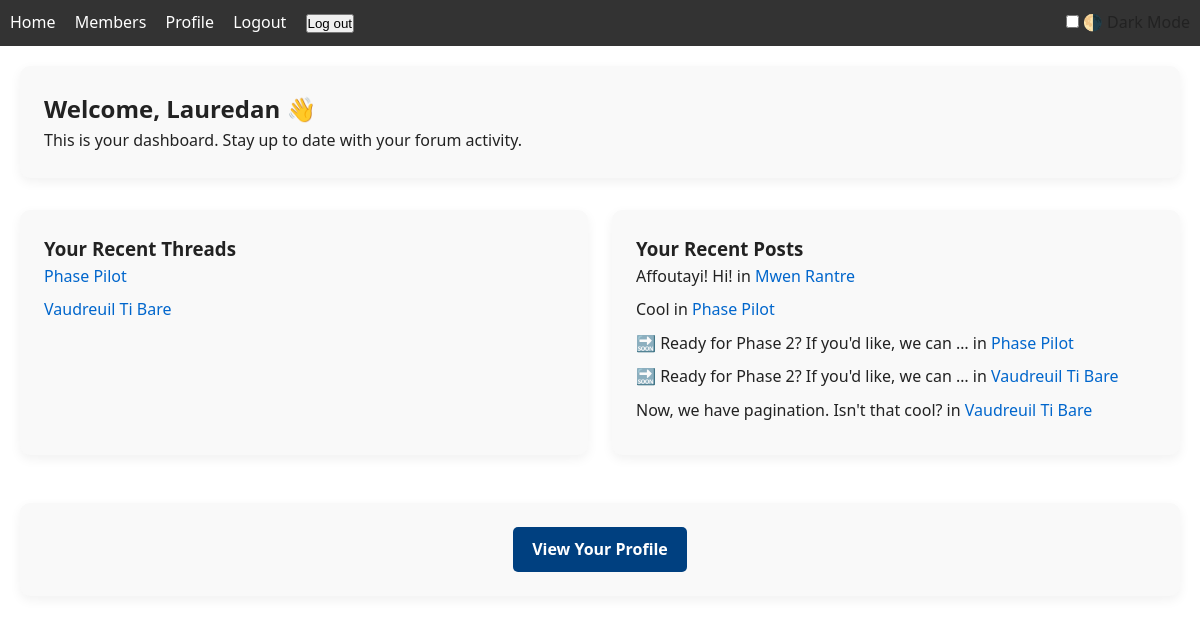
The page /accounts/dashboard/ (signed in) on the database its author committed.
### forum/models.py (models this page shows, shortened)
class Thread(models.Model):
    category = models.ForeignKey(Category, on_delete=models.CASCADE, related_name='threads')
    title = models.CharField(max_length=200)
    slug = models.SlugField()
    creator = models.ForeignKey(User, on_delete=models.CASCADE, related_name='forum_threads')
    created_at = models.DateTimeField(auto_now_add=True)
    class Meta:
        unique_together = ('category', 'slug')

class Post(models.Model):
    thread = models.ForeignKey(Thread, on_delete=models.CASCADE, related_name='posts')
    author = models.ForeignKey(User, on_delete=models.CASCADE, related_name='forum_posts')
    content = models.TextField()
    created_at = models.DateTimeField(auto_now_add=True)

### accounts/views.py (the view)
# urls.py: path('dashboard/', dashboard_view, name='dashboard'),
@login_required
def dashboard_view(request):
    my_threads = request.user.forum_threads.order_by('-created_at')[:5]
    my_posts = request.user.forum_posts.order_by('-created_at')[:5]
    read_ids = AnnouncementRead.objects.filter(user=request.user).values_list('announcement_id', flat=True)
    announcements = (Announcement.objects.filter(is_global=True) |
                     Announcement.objects.filter(recipient=request.user)).exclude(id__in=read_ids).order_by('-created_at')
    return render(request, 'accounts/dashboard.html', {
        'my_threads': my_threads,
        'my_posts': my_posts,
        'announcements': announcements,
    })

### accounts/context_processors.py (called while the page is built)
def global_announcements(request):
    if not request.user.is_authenticated:
        return {}
    read_ids = AnnouncementRead.objects.filter(user=request.user).values_list('announcement_id', flat=True)
    announcements = Announcement.objects.filter(is_global=True).exclude(id__in=read_ids)
    user_announcements = Announcement.objects.filter(recipient=request.user).exclude(id__in=read_ids)
    all_announcements = (announcements | user_announcements).order_by('-created_at')
    return {
        'global_announcements': all_announcements
    }

### templates/accounts/dashboard.html (shortened to what this page needs)
{% extends 'base.html' %}
{% block content %}
<div class="card">
  <h2>Welcome, {{ user.username }} 👋</h2>
  <p>This is your dashboard. Stay up to date with your forum activity.</p>
</div>
<div class="grid-2" style="margin-top: 2rem;">
  <div class="card">
    <h3>Your Recent Threads</h3>
    <ul style="list-style: none; padding-left: 0;">
      {% for thread in my_threads %}
        <li style="margin-bottom: 0.5rem;">
          <a href="{% url 'forum:thread_detail' thread.category.slug thread.slug %}">{{ thread.title }}</a>
        </li>
      {% empty %}
        <li>You haven’t created any threads yet.</li>
      {% endfor %}
    </ul>
  </div>
  <div class="card">
    <h3>Your Recent Posts</h3>
    <ul style="list-style: none; padding-left: 0;">
      {% for post in my_posts %}
        <li style="margin-bottom: 0.5rem;">
          {{ post.content|truncatewords:10 }} in
          <a href="{% url 'forum:thread_detail' post.thread.category.slug post.thread.slug %}">
            {{ post.thread.title }}
          </a>
        </li>
      {% empty %}
        <li>You haven’t posted anything yet.</li>
      {% endfor %}
    </ul>
  </div>
</div>
<div class="card" style="margin-top: 2rem; text-align: center;">
  <a href="{% url 'accounts:profile_detail' user.username %}" class="button">View Your Profile</a>
</div>
{% endblock %}

### static/css/style.css (style rules this page uses)
body { font-family: Arial, sans-serif; margin: 0; padding: 0; }

### static/css/base.css (style rules this page uses)
* { margin: 0; padding: 0; box-sizing: border-box; }
body { font-family: 'Segoe UI', sans-serif; background-color: #f9f9f9; color: #222; line-height: 1.6; }
a { color: #0066cc; text-decoration: none; }
:root { --bg: #ffffff; --text: #222222; --card-bg: #f9f9f9; --accent: #004080; --link: #0066cc; --button-bg: var(--accent); --button-text: #ffffff; --shadow: rgba(0, 0, 0, 0.06); }
body { background: var(--bg); color: var(--text); font-family: 'Segoe UI', sans-serif; transition: background 0.3s, color 0.3s; line-height: 1.6; }
a { color: var(--link); text-decoration: none; }

### static/css/layout.css (style rules this page uses)
.grid-2 { display: grid; grid-template-columns: 1fr 1fr; gap: 1.5rem; }

### static/css/components.css (style rules this page uses)
.card { background: var(--card-bg); color: var(--text); padding: 1.5rem; border-radius: 10px; box-shadow: 0 4px 12px var(--shadow); margin-bottom: 1rem; transition: background 0.3s, color 0.3s; }
.button { background-color: var(--button-bg); color: var(--button-text); border: none; padding: 0.6rem 1.2rem; border-radius: 5px; font-weight: 600; cursor: pointer; text-decoration: none; display: inline-block; transition: background-color 0.2s ease; }

### rows shown on the page
Thread: title "Phase Pilot"
Thread: title "Vaudreuil Ti Bare"
Post: content "Affoutayi! Hi!", thread "Mwen Rantre"
Post: content "Cool", thread "Phase Pilot"
Post: content "🔜 Ready for Phase 2? If you'd like, we can …", thread "Phase Pilot"
Post: content "🔜 Ready for Phase 2? If you'd like, we can …", thread "Vaudreuil Ti Bare"
Post: content "Now, we have pagination. Isn't that cool?", thread "Vaudreuil Ti Bare"

### other values the page prints
{{ user.username }} "Lauredan"
